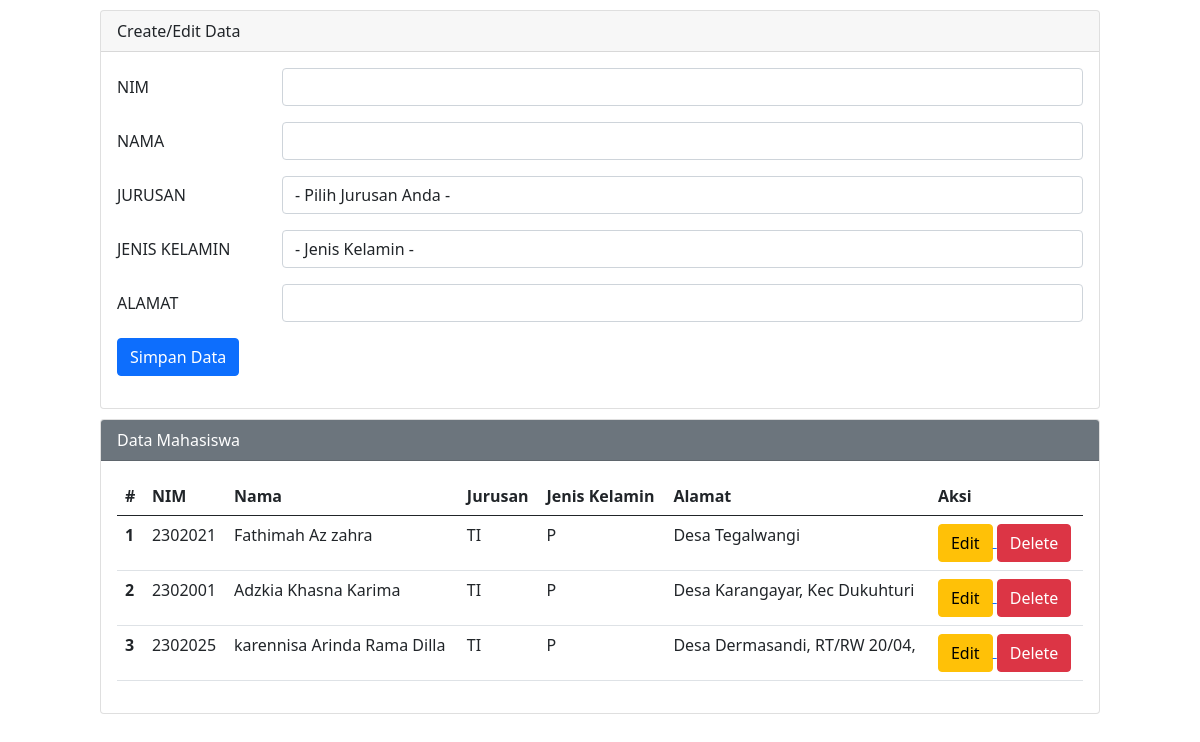
Screenshot of /PratikumWeb/index.php with the database file from the repository.
### tables this page shows
CREATE TABLE `mahasiswa` (
  `id` int(11) NOT NULL,
  `nim` varchar(7) NOT NULL,
  `nama` varchar(30) NOT NULL,
  `jurusan` varchar(2) NOT NULL,
  `jk` varchar(1) NOT NULL,
  `alamat` varchar(30) NOT NULL
);

### PratikumWeb/index.php (the view, shortened to what this page needs)
<?php
	include("koneksi.php");
	$nim = $nama = $jurusan = $jk = $alamat = "";
?>
<html>
	<head>
		<link href="https://cdn.jsdelivr.net/npm/bootstrap@5.0.2/dist/css/bootstrap.min.css" rel="stylesheet">
	</head>
	<body>
		<div class="mx-auto">
			<div class="card">
  				<div class="card-header">Create/Edit Data</div>
  				<div class="card-body">
  					<form action="" method="POST">
    					<div class="mb-3 row">
    						<label for="nim" class="col-sm-2 col-form-label">NIM</label>
    						<div class="col-sm-10">
      							<input type="text" class="form-control" id="nim" name="nim" value="<?php echo $nim?>">
    						</div>
  						</div>
  						<div class="mb-3 row">
    						<label for="nama" class="col-sm-2 col-form-label">NAMA</label>
    						<div class="col-sm-10">
      							<input type="text" class="form-control" id="nama" name="nama" value="<?php echo $nama?>">
    						</div>
  						</div>
  						<div class="mb-3 row">
    						<label for="jurusan" class="col-sm-2 col-form-label">JURUSAN</label>
    						<div class="col-sm-10">
      							<select class="form-control" name="jurusan" id="jurusan">
      								<option value="">- Pilih Jurusan Anda -</option>
      							</select>
    						</div>
  						</div>
  						<div class="mb-3 row">
    						<label for="jk" class="col-sm-2 col-form-label">JENIS KELAMIN</label>
    						<div class="col-sm-10">
      							<select class="form-control" name="jk" id="jk">
      								<option value="">- Jenis Kelamin -</option>
      							</select>
    						</div>
  						</div>
  						<div class="mb-3 row">
    						<label for="alamat" class="col-sm-2 col-form-label">ALAMAT</label>
    						<div class="col-sm-10">
      							<input type="text" class="form-control" id="alamat" name="alamat" value="<?php echo $alamat?>">
    						</div>
  						</div>
  						<div class="col-12">
  							<input type="submit" name="Simpan" value="Simpan Data" class="btn btn-primary">
  						</div>
    				</form>
  				</div>
			</div>
		</div>
		<div class="mx-auto">
			<div class="card">
  				<div class="card-header bg-secondary text-white">Data Mahasiswa</div>
  				<div class="card-body">
    				<table class="table">
    					<thead>
    						<tr>
    							<th scope="col">#</th>
    							<th scope="col">NIM</th>
    							<th scope="col">Nama</th>
    							<th scope="col">Jurusan</th>
    							<th scope="col">Jenis Kelamin</th>
    							<th scope="col">Alamat</th>
    							<th scope="col">Aksi</th>
    						</tr>
    						<tbody>
								<?php
									$sql2 = "SELECT * FROM mahasiswa ORDER BY id DESC";
									$q2 = mysqli_query($koneksi, $sql2);
									$urut = 1;
									while ($r2 = mysqli_fetch_array($q2)) {
										$id        = $r2['id'];
										$nim       = $r2['nim'];
										$nama      = $r2['nama'];
										$jurusan   = $r2['jurusan'];
										$jk        = $r2['jk'];
										$alamat    = $r2['alamat'];
								?>
									<tr>
										<th scope="row"><?php echo $urut++ ?></th>
										<td scope="row"><?php echo $nim ?></td>
										<td scope="row"><?php echo $nama ?></td>
										<td scope="row"><?php echo $jurusan ?></td>
										<td scope="row"><?php echo $jk ?></td>
										<td scope="row"><?php echo $alamat ?></td>
										<td scope="row">
											<a href="index.php?op=edit&id=<?php echo $id ?>">
												<button type="button" class="btn btn-warning">Edit</button>
											</a>
											<a href="index.php?op=delete&id=<?php echo $id ?>">
												<button type="button" class="btn btn-danger">Delete</button>
											</a>
										</td>
									</tr>
									<?php
										}
									?>
								</tbody>
    						</thead>
    					</table>
    				</div>
    			</div>
    		</div>
    	</body>
    </html>

### PratikumWeb/index.php (style rules this page uses)
.mx-auto { width: 1000px }
.card { margin-top: 10px }

### rows the page displays
mahasiswa: nim "2302021", nama "Fathimah Az zahra", jurusan "TI", jk "P", alamat "Desa Tegalwangi"
mahasiswa: nim "2302001", nama "Adzkia Khasna Karima", jurusan "TI", jk "P", alamat "Desa Karangayar, Kec Dukuhturi"
mahasiswa: nim "2302025", nama "karennisa Arinda Rama Dilla", jurusan "TI", jk "P", alamat "Desa Dermasandi, RT/RW 20/04,"
